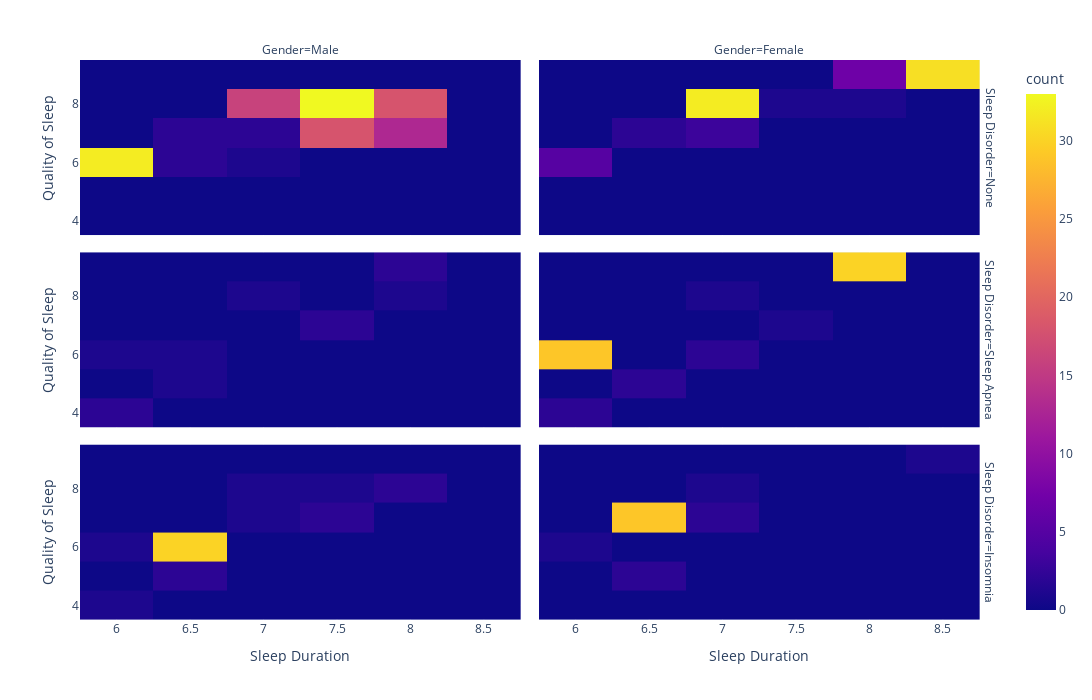

Notebook code for this chart:
### Code cell
fig = px.density_heatmap(df, x="Sleep Duration", y="Quality of Sleep", facet_row="Sleep Disorder", facet_col="Gender")
fig.update_layout(width=1200, height=700)
fig.show()

### Figure 1 — Plotly figure (JSON) as saved in the notebook; plotly's stock layout.template omitted (floating-point values rounded to 4 significant figures; data arrays with more than 128 entries replaced by an {"elided": "..."} marker saying what was removed)
{"data": [{"coloraxis": "coloraxis", "hovertemplate": "Sleep Disorder=None<br>Gender=Male<br>Sleep Duration=%{x}<br>Quality of Sleep=%{y}<br>count=%{z}<extra></extra>", "name": "", "type": "histogram2d", "x": {"elided": "137 float values"}, "xaxis": "x5", "xbingroup": "x", "y": {"elided": "137 int values"}, "yaxis": "y5", "ybingroup": "y"}, {"coloraxis": "coloraxis", "hovertemplate": "Sleep Disorder=None<br>Gender=Female<br>Sleep Duration=%{x}<br>Quality of Sleep=%{y}<br>count=%{z}<extra></extra>", "name": "", "type": "histogram2d", "x": [7.9, 6.2, 6.2, 7.2, 7.1, 7.2, 7.1, 7.1, 7.1, 7.2, 7.2, 7.2, 6.1, 7.2, 7.2, 7.2, 7.2, 7.2, 7.2, 7.2, 7.2, 7.2, 7.2, 7.2, 7.2, 7.2, 7.5, 7.1, 7.1, 7.1, 7.1, 7.1, 7.1, 7.1, 7.1, 6.9, 8, 8, 7.2, 7.2, 6.6, 6.6, 6.9, 6.2, 8.3, 6, 8.5, 8.5, 8.5, 8.5, 7.1, 8.4, 8.4, 8.4, 8.5, 8.5, 8.4, 8.4, 8.5, 8.4, 8.4, 8.5, 8.3, 8.5, 8.3, 8.5, 8.3, 8.5, 8.5, 8.4, 8.4, 8.4, 8.4, 8.4, 8.4, 8.4, 8.5, 8.2, 8.2, 8.1, 8, 8.1], "xaxis": "x6", "xbingroup": "x", "y": [8, 6, 6, 8, 8, 8, 8, 8, 8, 8, 8, 8, 6, 8, 8, 8, 8, 8, 8, 8, 8, 8, 8, 8, 8, 8, 8, 8, 8, 8, 8, 8, 8, 8, 8, 7, 9, 9, 8, 8, 7, 7, 7, 6, 9, 6, 9, 9, 9, 9, 7, 9, 9, 9, 9, 9, 9, 9, 9, 9, 9, 9, 9, 9, 9, 9, 9, 9, 9, 9, 9, 9, 9, 9, 9, 9, 9, 9, 9, 9, 9, 9], "yaxis": "y6", "ybingroup": "y"}, {"coloraxis": "coloraxis", "hovertemplate": "Sleep Disorder=Sleep Apnea<br>Gender=Male<br>Sleep Duration=%{x}<br>Quality of Sleep=%{y}<br>count=%{z}<extra></extra>", "name": "", "type": "histogram2d", "x": [5.9, 5.9, 6, 7.7, 7.4, 6.6, 7.1, 7.8, 6.5, 8.1, 8.1], "xaxis": "x3", "xbingroup": "x", "y": [4, 4, 6, 7, 7, 5, 8, 8, 6, 9, 9], "yaxis": "y3", "ybingroup": "y"}, {"coloraxis": "coloraxis", "hovertemplate": "Sleep Disorder=Sleep Apnea<br>Gender=Female<br>Sleep Duration=%{x}<br>Quality of Sleep=%{y}<br>count=%{z}<extra></extra>", "name": "", "type": "histogram2d", "x": [6.5, 6.4, 5.8, 5.8, 7.2, 7.4, 6.8, 6.8, 5.9, 6, 6.1, 6.1, 6.1, 6.1, 6.2, 6.2, 6.2, 6.1, 6, 6, 6, 6, 6, 6, 6, 6.1, 6, 6.1, 6.1, 6, 6.1, 6, 6.1, 6.1, 6, 6.1, 6.1, 8.1, 8.1, 8.2, 8.2, 8.2, 8.2, 8.2, 8.1, 8.1, 8.1, 8, 8, 8, 8, 8, 8, 8.2, 8.2, 8.2, 8.2, 8, 8, 8.1, 8, 8.1, 8.1, 8, 8.1, 8.1, 8.1], "xaxis": "x4", "xbingroup": "x", "y": [5, 5, 4, 4, 8, 7, 6, 6, 6, 6, 6, 6, 6, 6, 6, 6, 6, 6, 6, 6, 6, 6, 6, 6, 6, 6, 6, 6, 6, 6, 6, 6, 6, 6, 6, 6, 6, 9, 9, 9, 9, 9, 9, 9, 9, 9, 9, 9, 9, 9, 9, 9, 9, 9, 9, 9, 9, 9, 9, 9, 9, 9, 9, 9, 9, 9, 9], "yaxis": "y4", "ybingroup": "y"}, {"coloraxis": "coloraxis", "hovertemplate": "Sleep Disorder=Insomnia<br>Gender=Male<br>Sleep Duration=%{x}<br>Quality of Sleep=%{y}<br>count=%{z}<extra></extra>", "name": "", "type": "histogram2d", "x": [5.9, 6.3, 6, 6.6, 7.2, 6.5, 7.6, 6.5, 6.3, 6.5, 6.4, 6.5, 6.5, 6.5, 6.5, 6.5, 6.5, 6.5, 6.5, 6.5, 7.8, 7.8, 6.4, 6.3, 6.4, 6.3, 6.3, 6.3, 6.3, 6.3, 6.3, 6.4, 6.3, 6.4, 6.3, 6.4, 6.3, 6.3, 6.8, 7.3, 7.3], "xaxis": "x", "xbingroup": "x", "y": [4, 6, 6, 5, 8, 5, 8, 6, 6, 6, 6, 6, 6, 6, 6, 6, 6, 6, 6, 6, 8, 8, 6, 6, 6, 6, 6, 6, 6, 6, 6, 6, 6, 6, 6, 6, 6, 6, 7, 7, 7], "yaxis": "y", "ybingroup": "y"}, {"coloraxis": "coloraxis", "hovertemplate": "Sleep Disorder=Insomnia<br>Gender=Female<br>Sleep Duration=%{x}<br>Quality of Sleep=%{y}<br>count=%{z}<extra></extra>", "name": "", "type": "histogram2d", "x": [6.5, 6.4, 7.2, 6.7, 6.7, 6.7, 6.6, 6.6, 6.6, 6.6, 6.6, 6.6, 6.6, 6.5, 6.5, 6.5, 6.5, 6.8, 6.8, 6.5, 6.5, 6.5, 6.5, 6.6, 6.6, 6.6, 6.6, 6.6, 6.1, 6.5, 6.5, 6.6, 6.6, 6.6, 6.6, 8.3], "xaxis": "x2", "xbingroup": "x", "y": [5, 5, 8, 7, 7, 7, 7, 7, 7, 7, 7, 7, 7, 7, 7, 7, 7, 7, 7, 7, 7, 7, 7, 7, 7, 7, 7, 7, 6, 7, 7, 7, 7, 7, 7, 9], "yaxis": "y2", "ybingroup": "y"}], "layout": {"annotations": [{"font": {}, "showarrow": false, "text": "Gender=Male", "x": 0.24, "xanchor": "center", "xref": "paper", "y": 1.0, "yanchor": "bottom", "yref": "paper"}, {"font": {}, "showarrow": false, "text": "Gender=Female", "x": 0.74, "xanchor": "center", "xref": "paper", "y": 1.0, "yanchor": "bottom", "yref": "paper"}, {"font": {}, "showarrow": false, "text": "Sleep Disorder=Insomnia", "textangle": 90, "x": 0.98, "xanchor": "left", "xref": "paper", "y": 0.1567, "yanchor": "middle", "yref": "paper"}, {"font": {}, "showarrow": false, "text": "Sleep Disorder=Sleep Apnea", "textangle": 90, "x": 0.98, "xanchor": "left", "xref": "paper", "y": 0.5, "yanchor": "middle", "yref": "paper"}, {"font": {}, "showarrow": false, "text": "Sleep Disorder=None", "textangle": 90, "x": 0.98, "xanchor": "left", "xref": "paper", "y": 0.8433, "yanchor": "middle", "yref": "paper"}], "coloraxis": {"colorbar": {"title": {"text": "count"}}, "colorscale": [[0, "#0d0887"], [0.1111, "#46039f"], [0.2222, "#7201a8"], [0.3333, "#9c179e"], [0.4444, "#bd3786"], [0.5556, "#d8576b"], [0.6667, "#ed7953"], [0.7778, "#fb9f3a"], [0.8889, "#fdca26"], [1, "#f0f921"]]}, "height": 700, "legend": {"tracegroupgap": 0}, "margin": {"t": 60}, "width": 1200, "xaxis": {"anchor": "y", "domain": [0, 0.48], "title": {"text": "Sleep Duration"}}, "xaxis2": {"anchor": "y2", "domain": [0.5, 0.98], "matches": "x", "title": {"text": "Sleep Duration"}}, "xaxis3": {"anchor": "y3", "domain": [0, 0.48], "matches": "x", "showticklabels": false}, "xaxis4": {"anchor": "y4", "domain": [0.5, 0.98], "matches": "x", "showticklabels": false}, "xaxis5": {"anchor": "y5", "domain": [0, 0.48], "matches": "x", "showticklabels": false}, "xaxis6": {"anchor": "y6", "domain": [0.5, 0.98], "matches": "x", "showticklabels": false}, "yaxis": {"anchor": "x", "domain": [0, 0.3133], "title": {"text": "Quality of Sleep"}}, "yaxis2": {"anchor": "x2", "domain": [0, 0.3133], "matches": "y", "showticklabels": false}, "yaxis3": {"anchor": "x3", "domain": [0.3433, 0.6567], "matches": "y", "title": {"text": "Quality of Sleep"}}, "yaxis4": {"anchor": "x4", "domain": [0.3433, 0.6567], "matches": "y", "showticklabels": false}, "yaxis5": {"anchor": "x5", "domain": [0.6867, 1.0], "matches": "y", "title": {"text": "Quality of Sleep"}}, "yaxis6": {"anchor": "x6", "domain": [0.6867, 1.0], "matches": "y", "showticklabels": false}}}
